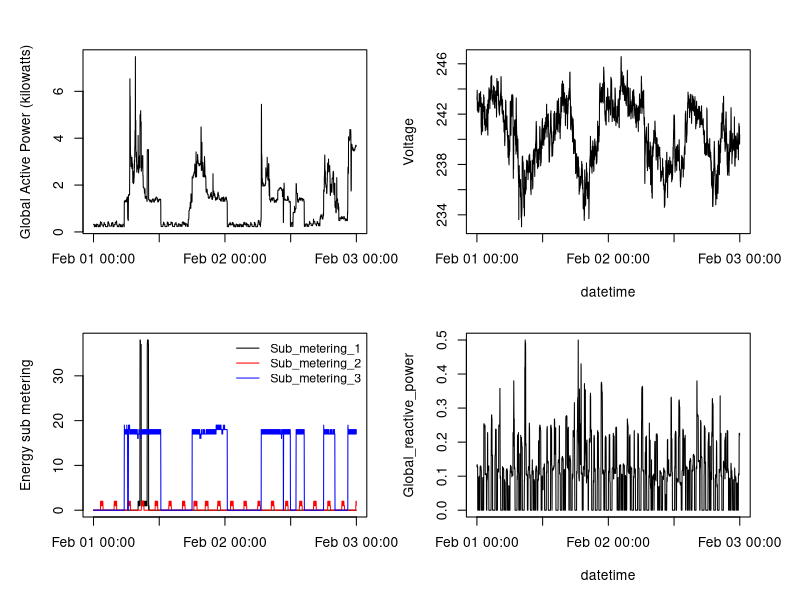

Reproduce this figure in R.
library(lubridate)
library(dplyr)

#please note that the data is processed in ProcessData.R to avoid repetition
#As per guideline we only need to load the data and that is done Here!!!
data <- read.csv(file.path("Data","cleaner.csv"))
data <- data %>% 
  mutate(Date = ymd(Date),Time = hms(Time))

#plot4
png("plot4.png")
par(mfrow=c(2,2),mar=c(4,4,2,2),oma=c(1,1,1,1))
#added margins and how to add -- row wise
with(data,plot(Date+Time,Global_active_power,type = "l",
               ylab = "Global Active Power (kilowatts)",xlab=""))
#--- 1st one done
with(data,plot(Date+Time,Voltage,type = "l",xlab = "datetime"))
#-- 2nd one done
with(data,plot(Date+Time,Sub_metering_1,type = "n",ylab="Energy sub metering",xlab=""))
with(data,points(Date+Time,Sub_metering_1,type = "l"))
with(data,points(Date+Time,Sub_metering_2,type = "l",col="red"))
with(data,points(Date+Time,Sub_metering_3,type = "l",col="blue"))
legend("topright",col=c("black","red","blue"),legend = paste("Sub_metering",1:3,sep = "_"),
       lty = rep(1,3),bty = "n",cex=0.9)
#-- 3rd one done
with(data,plot(Date+Time,Global_reactive_power,type = "l",xlab="datetime"))
#-- 4th one done
dev.off()
rm(data)